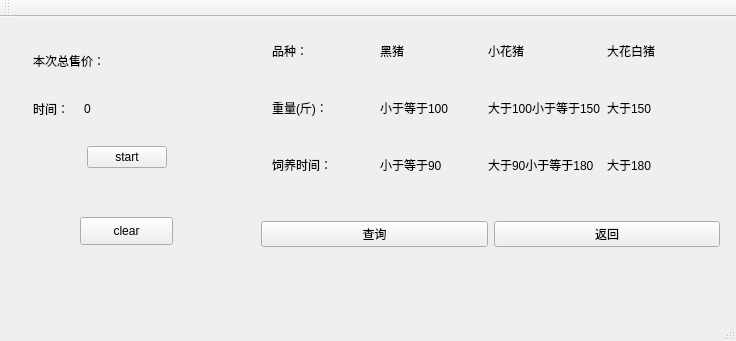
<?xml version="1.0" encoding="UTF-8"?>
<ui version="4.0">
 <class>MainWindow</class>
 <widget class="QMainWindow" name="MainWindow">
  <property name="geometry">
   <rect>
    <x>0</x>
    <y>0</y>
    <width>736</width>
    <height>341</height>
   </rect>
  </property>
  <property name="windowTitle">
   <string>MainWindow</string>
  </property>
  <widget class="QWidget" name="centralWidget">
   <widget class="QWidget" name="widget_3" native="true">
    <property name="geometry">
     <rect>
      <x>11</x>
      <y>11</y>
      <width>231</width>
      <height>162</height>
     </rect>
    </property>
    <layout class="QVBoxLayout" name="verticalLayout">
     <item>
      <widget class="QWidget" name="widget" native="true">
       <layout class="QHBoxLayout" name="horizontalLayout">
        <item>
         <widget class="QLabel" name="label">
          <property name="sizePolicy">
           <sizepolicy hsizetype="Preferred" vsizetype="Preferred">
            <horstretch>1</horstretch>
            <verstretch>0</verstretch>
           </sizepolicy>
          </property>
          <property name="text">
           <string>本次总售价：</string>
          </property>
         </widget>
        </item>
        <item>
         <widget class="QLabel" name="price">
          <property name="sizePolicy">
           <sizepolicy hsizetype="Expanding" vsizetype="Expanding">
            <horstretch>3</horstretch>
            <verstretch>0</verstretch>
           </sizepolicy>
          </property>
          <property name="text">
           <string/>
          </property>
         </widget>
        </item>
       </layout>
      </widget>
     </item>
     <item>
      <widget class="QWidget" name="widget_2" native="true">
       <layout class="QHBoxLayout" name="horizontalLayout_2">
        <item>
         <widget class="QLabel" name="label_1">
          <property name="sizePolicy">
           <sizepolicy hsizetype="Preferred" vsizetype="Preferred">
            <horstretch>1</horstretch>
            <verstretch>0</verstretch>
           </sizepolicy>
          </property>
          <property name="text">
           <string>时间：</string>
          </property>
         </widget>
        </item>
        <item>
         <widget class="QLabel" name="time">
          <property name="sizePolicy">
           <sizepolicy hsizetype="Preferred" vsizetype="Preferred">
            <horstretch>3</horstretch>
            <verstretch>0</verstretch>
           </sizepolicy>
          </property>
          <property name="text">
           <string>0</string>
          </property>
         </widget>
        </item>
       </layout>
      </widget>
     </item>
     <item>
      <widget class="QWidget" name="widget_4" native="true">
       <layout class="QHBoxLayout" name="horizontalLayout_3">
        <item>
         <spacer name="horizontalSpacer">
          <property name="orientation">
           <enum>Qt::Horizontal</enum>
          </property>
          <property name="sizeHint" stdset="0">
           <size>
            <width>40</width>
            <height>20</height>
           </size>
          </property>
         </spacer>
        </item>
        <item>
         <widget class="QPushButton" name="console">
          <property name="text">
           <string>start</string>
          </property>
         </widget>
        </item>
        <item>
         <spacer name="horizontalSpacer_2">
          <property name="orientation">
           <enum>Qt::Horizontal</enum>
          </property>
          <property name="sizeHint" stdset="0">
           <size>
            <width>40</width>
            <height>20</height>
           </size>
          </property>
         </spacer>
        </item>
       </layout>
      </widget>
     </item>
    </layout>
   </widget>
   <widget class="QStackedWidget" name="stackedWidget">
    <property name="geometry">
     <rect>
      <x>250</x>
      <y>0</y>
      <width>481</width>
      <height>241</height>
     </rect>
    </property>
    <property name="currentIndex">
     <number>3</number>
    </property>
    <widget class="QWidget" name="page">
     <layout class="QGridLayout" name="gridLayout_2">
      <item row="0" column="0">
       <widget class="QPushButton" name="searchnum">
        <property name="text">
         <string>查询某猪圈猪的数量和种类</string>
        </property>
       </widget>
      </item>
      <item row="1" column="0">
       <widget class="QPushButton" name="searchinfo">
        <property name="text">
         <string>查询某猪圈某猪的状态信息</string>
        </property>
       </widget>
      </item>
      <item row="2" column="0">
       <widget class="QPushButton" name="searchtime">
        <property name="text">
         <string>统计各品种的数量体重时间</string>
        </property>
       </widget>
      </item>
     </layout>
    </widget>
    <widget class="QWidget" name="page_2">
     <layout class="QGridLayout" name="gridLayout">
      <item row="0" column="0">
       <widget class="QLabel" name="label_2">
        <property name="text">
         <string>猪圈编号：</string>
        </property>
       </widget>
      </item>
      <item row="0" column="1" colspan="2">
       <widget class="QLineEdit" name="lineEdit"/>
      </item>
      <item row="1" column="0">
       <widget class="QLabel" name="label_11">
        <property name="text">
         <string>猪的总数量：</string>
        </property>
       </widget>
      </item>
      <item row="2" column="0">
       <widget class="QLabel" name="label_3">
        <property name="text">
         <string>黑猪数量：</string>
        </property>
       </widget>
      </item>
      <item row="2" column="1" colspan="2">
       <widget class="QLabel" name="black">
        <property name="text">
         <string/>
        </property>
       </widget>
      </item>
      <item row="3" column="0">
       <widget class="QLabel" name="label_6">
        <property name="text">
         <string>小花猪数量：</string>
        </property>
       </widget>
      </item>
      <item row="5" column="0">
       <widget class="QPushButton" name="search1">
        <property name="text">
         <string>查询</string>
        </property>
       </widget>
      </item>
      <item row="5" column="2">
       <widget class="QPushButton" name="return1">
        <property name="text">
         <string>返回</string>
        </property>
       </widget>
      </item>
      <item row="1" column="1" colspan="2">
       <widget class="QLabel" name="total">
        <property name="text">
         <string/>
        </property>
       </widget>
      </item>
      <item row="4" column="0">
       <widget class="QLabel" name="label_7">
        <property name="text">
         <string>大花白猪数量：</string>
        </property>
       </widget>
      </item>
      <item row="4" column="1" colspan="2">
       <widget class="QLabel" name="dahua">
        <property name="text">
         <string/>
        </property>
       </widget>
      </item>
      <item row="3" column="1" colspan="2">
       <widget class="QLabel" name="xiaohua">
        <property name="text">
         <string/>
        </property>
       </widget>
      </item>
     </layout>
    </widget>
    <widget class="QWidget" name="page_3">
     <layout class="QGridLayout" name="gridLayout_3">
      <item row="0" column="0">
       <widget class="QLabel" name="label_4">
        <property name="text">
         <string>猪圈编号:</string>
        </property>
       </widget>
      </item>
      <item row="0" column="1" colspan="2">
       <widget class="QLineEdit" name="pigbedEdit"/>
      </item>
      <item row="1" column="0">
       <widget class="QLabel" name="label_5">
        <property name="text">
         <string>猪编号：</string>
        </property>
       </widget>
      </item>
      <item row="1" column="1" colspan="2">
       <widget class="QLineEdit" name="pigEdit"/>
      </item>
      <item row="2" column="0">
       <widget class="QLabel" name="label_8">
        <property name="text">
         <string>重量：</string>
        </property>
       </widget>
      </item>
      <item row="3" column="0">
       <widget class="QLabel" name="label_9">
        <property name="text">
         <string>饲养天数：</string>
        </property>
       </widget>
      </item>
      <item row="4" column="0">
       <widget class="QLabel" name="label_10">
        <property name="text">
         <string>品种：</string>
        </property>
       </widget>
      </item>
      <item row="5" column="0" colspan="2">
       <widget class="QPushButton" name="search2">
        <property name="text">
         <string>查询</string>
        </property>
       </widget>
      </item>
      <item row="5" column="2">
       <widget class="QPushButton" name="return2">
        <property name="text">
         <string>返回</string>
        </property>
       </widget>
      </item>
      <item row="2" column="1" colspan="2">
       <widget class="QLabel" name="weight">
        <property name="text">
         <string/>
        </property>
       </widget>
      </item>
      <item row="3" column="1" colspan="2">
       <widget class="QLabel" name="time_">
        <property name="text">
         <string/>
        </property>
       </widget>
      </item>
      <item row="4" column="1" colspan="2">
       <widget class="QLabel" name="kind">
        <property name="text">
         <string/>
        </property>
       </widget>
      </item>
     </layout>
    </widget>
    <widget class="QWidget" name="page_4">
     <layout class="QGridLayout" name="gridLayout_5">
      <item row="1" column="1">
       <widget class="QPushButton" name="return3">
        <property name="text">
         <string>返回</string>
        </property>
       </widget>
      </item>
      <item row="1" column="0">
       <widget class="QPushButton" name="search3">
        <property name="text">
         <string>查询</string>
        </property>
       </widget>
      </item>
      <item row="0" column="0" colspan="2">
       <widget class="QWidget" name="widget_6" native="true">
        <layout class="QGridLayout" name="gridLayout_4">
         <item row="0" column="0">
          <widget class="QLabel" name="label_15">
           <property name="text">
            <string>品种：</string>
           </property>
          </widget>
         </item>
         <item row="0" column="1">
          <widget class="QLabel" name="label_16">
           <property name="text">
            <string>黑猪</string>
           </property>
          </widget>
         </item>
         <item row="0" column="2">
          <widget class="QLabel" name="label_23">
           <property name="text">
            <string>小花猪</string>
           </property>
          </widget>
         </item>
         <item row="0" column="3">
          <widget class="QLabel" name="label1_2">
           <property name="text">
            <string>大花白猪</string>
           </property>
          </widget>
         </item>
         <item row="1" column="1">
          <widget class="QLabel" name="label1">
           <property name="text">
            <string/>
           </property>
          </widget>
         </item>
         <item row="1" column="2">
          <widget class="QLabel" name="label2">
           <property name="text">
            <string/>
           </property>
          </widget>
         </item>
         <item row="1" column="3">
          <widget class="QLabel" name="label3">
           <property name="text">
            <string/>
           </property>
          </widget>
         </item>
         <item row="2" column="0">
          <widget class="QLabel" name="label_13">
           <property name="text">
            <string>重量(斤)：</string>
           </property>
          </widget>
         </item>
         <item row="2" column="1">
          <widget class="QLabel" name="label_14">
           <property name="text">
            <string>小于等于100</string>
           </property>
          </widget>
         </item>
         <item row="2" column="2">
          <widget class="QLabel" name="label_17">
           <property name="text">
            <string>大于100小于等于150</string>
           </property>
          </widget>
         </item>
         <item row="2" column="3">
          <widget class="QLabel" name="label_18">
           <property name="text">
            <string>大于150</string>
           </property>
          </widget>
         </item>
         <item row="3" column="1">
          <widget class="QLabel" name="label4">
           <property name="text">
            <string/>
           </property>
          </widget>
         </item>
         <item row="3" column="2">
          <widget class="QLabel" name="label5">
           <property name="text">
            <string/>
           </property>
          </widget>
         </item>
         <item row="3" column="3">
          <widget class="QLabel" name="label6">
           <property name="text">
            <string/>
           </property>
          </widget>
         </item>
         <item row="4" column="0">
          <widget class="QLabel" name="label_19">
           <property name="text">
            <string>饲养时间：</string>
           </property>
          </widget>
         </item>
         <item row="4" column="1">
          <widget class="QLabel" name="label_20">
           <property name="text">
            <string>小于等于90</string>
           </property>
          </widget>
         </item>
         <item row="4" column="2">
          <widget class="QLabel" name="label_21">
           <property name="text">
            <string>大于90小于等于180</string>
           </property>
          </widget>
         </item>
         <item row="4" column="3">
          <widget class="QLabel" name="label_22">
           <property name="text">
            <string>大于180</string>
           </property>
          </widget>
         </item>
         <item row="5" column="1">
          <widget class="QLabel" name="label7">
           <property name="text">
            <string/>
           </property>
          </widget>
         </item>
         <item row="5" column="2">
          <widget class="QLabel" name="label8">
           <property name="text">
            <string/>
           </property>
          </widget>
         </item>
         <item row="5" column="3">
          <widget class="QLabel" name="label9">
           <property name="text">
            <string/>
           </property>
          </widget>
         </item>
        </layout>
       </widget>
      </item>
     </layout>
    </widget>
   </widget>
   <widget class="QPushButton" name="clear">
    <property name="geometry">
     <rect>
      <x>80</x>
      <y>200</y>
      <width>93</width>
      <height>28</height>
     </rect>
    </property>
    <property name="text">
     <string>clear</string>
    </property>
   </widget>
  </widget>
  <widget class="QMenuBar" name="menuBar">
   <property name="geometry">
    <rect>
     <x>0</x>
     <y>0</y>
     <width>736</width>
     <height>26</height>
    </rect>
   </property>
  </widget>
  <widget class="QToolBar" name="mainToolBar">
   <attribute name="toolBarArea">
    <enum>TopToolBarArea</enum>
   </attribute>
   <attribute name="toolBarBreak">
    <bool>false</bool>
   </attribute>
  </widget>
  <widget class="QStatusBar" name="statusBar"/>
 </widget>
 <layoutdefault spacing="6" margin="11"/>
 <resources/>
 <connections/>
</ui>
